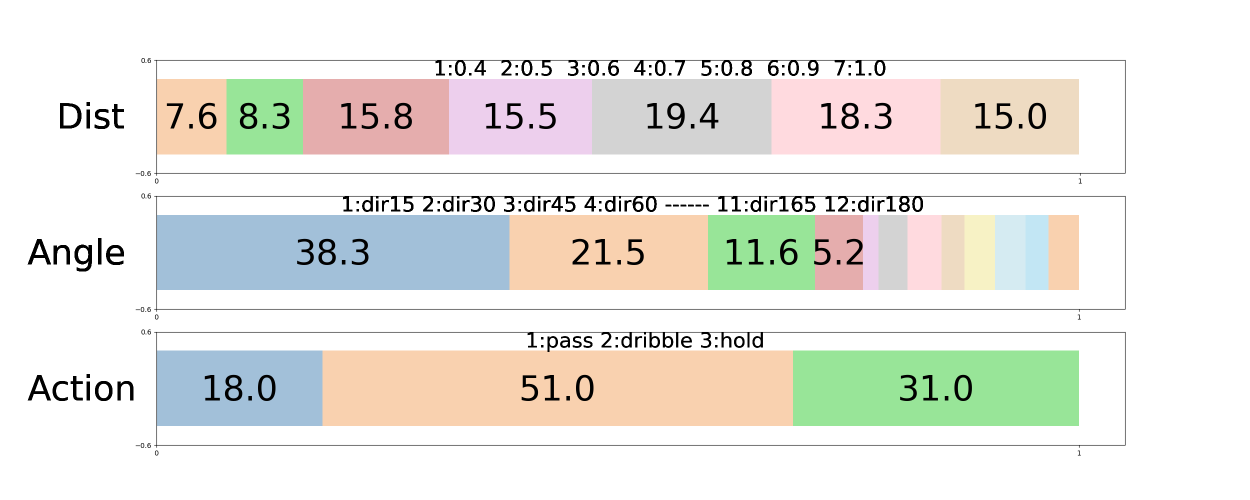
#> input picture All_Data/AHUT-SC/AHUT-SC0.png, 2500 x 1000 px, found by its file name (shown at 1/2 size)
$ python imageCompose.py ../AHUT-SC/AHUT-SC.png
#> lines starting #> are read from the running program, lines starting #| are printed output that depends on the picture
#!/usr/bin/env/ python3
# encoding: utf-8
# author: YuShan2d Qian Jipeng
# 将所有球队的各个分区的单个图片合成成一张图片，存入相应的文件夹下

import os
import sys
import PIL.Image as Image


current_dir = os.getcwd()
#print(current_dir)


team_list =  sys.argv[1][:-4]
#['HELIOS2011','HELIOS2012','HELIOS2013','HELIOS2014','HELIOS2015','HELIOS2016','HELIOS2017','HELIOS2018', 'Gliders2013','Gliders2014','Gliders2015','Gliders2016','CYRUS','CYRUS2014','CYRUS2018','HfutEngine2017','HfutEngine2018','MT2018SS','MT2018GS','MT2018SJB','Oxsy']


obj_path = os.path.join(current_dir,team_list) + "/"
files = os.listdir(obj_path)	# 8张图片
#print(files)		# 乱序

#files.sort(key= lambda x: int (x[-5]))
'''
if len(files) != 8:
	raise ValueError("球队文件夹下图片数量不对")
'''
i = team_list
team = i		# 队名
n_image_name = team + '.png'

newfiles = [team+'0.png',team+'2.png',team+'4.png',team+'6.png',team+'1.png',team+'3.png',team+'3.png',team+'7.png',team+'0.png',team+'2.png',team+'4.png',team+'6.png']


to_image = Image.new('RGB',(1920,1080))
#> to_image: PIL image 1920x1080 RGB; every value is 0
#to_image = Image.open(os.getcwd() + "/soccer.png").resize((1920*4,1080*3))

for y in range(1, 4): 	# 行数
	for x in range(1, 5): 		# 列数
		from_image = Image.open(obj_path + newfiles[4 * (y - 1) + x - 1]).resize((480,360))
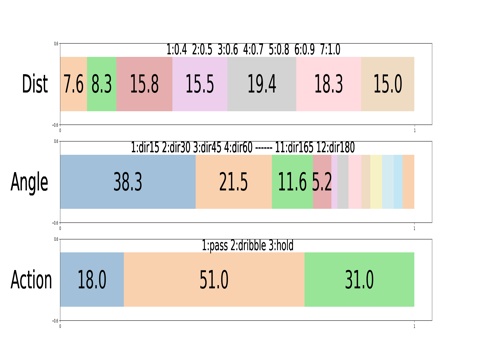
#> from_image: PIL image 480x360 RGBA; mean R, G, B, A 233, 232.5, 226.8, 255


		to_image.paste(from_image, ((x - 1) * 480, (y - 1) * 360)) 	# box 参数
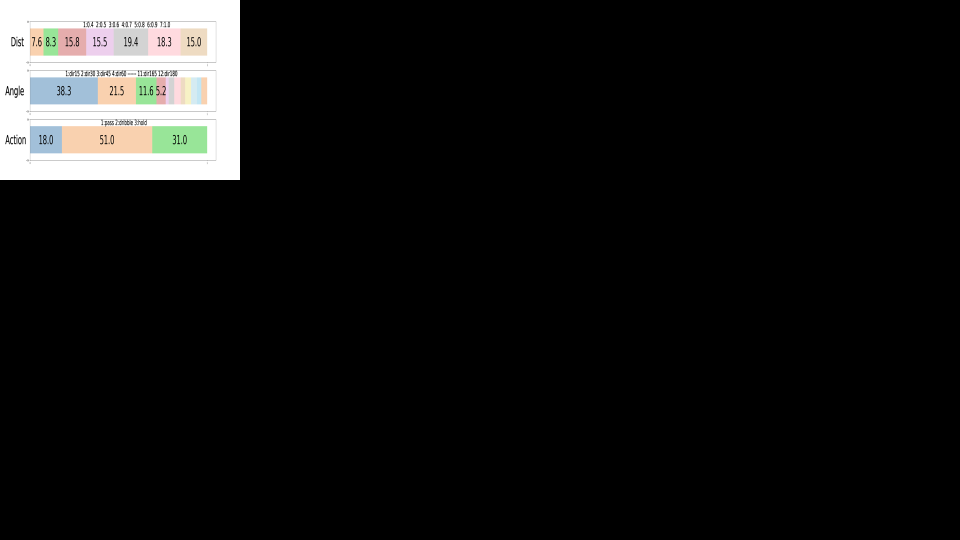
#> to_image: PIL image 1920x1080 RGB (shown at 1/2 size); mean R, G, B 19.4, 19.4, 18.9
#> (the run stopped early here; a loop or call above may not have finished)
